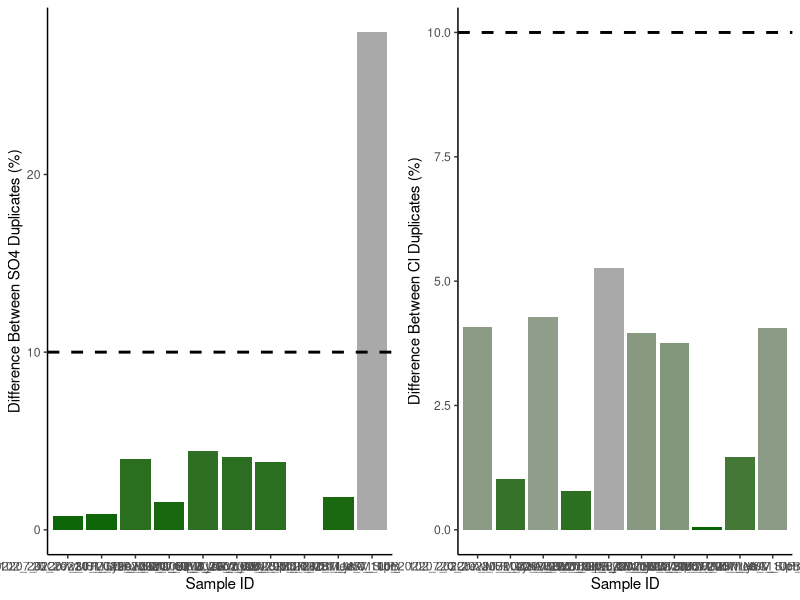
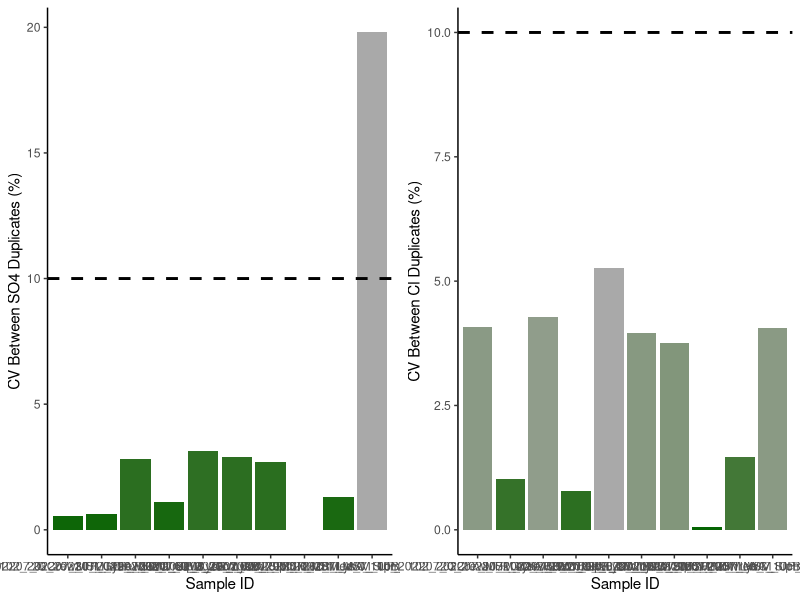
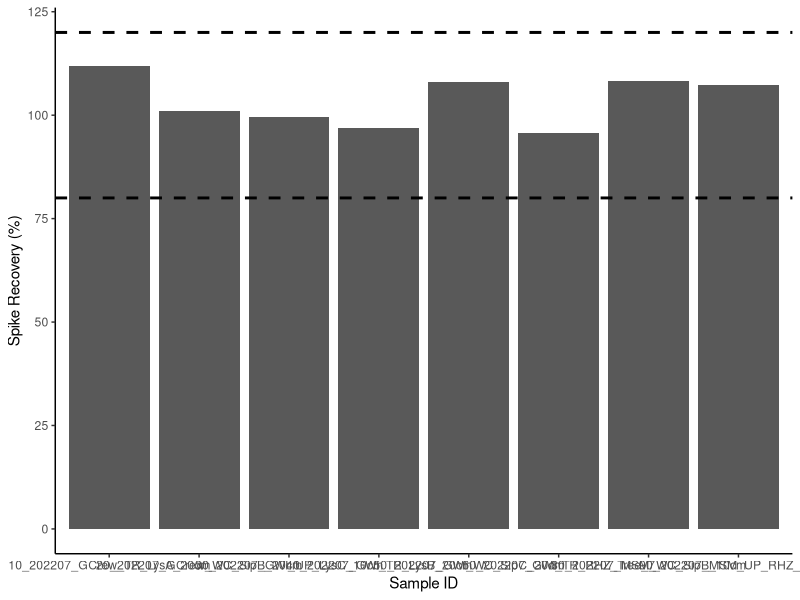

These figures' R source, in order: (Note: this script raises an error after producing the figures.)
## ---- chunk 1
knitr::opts_chunk$set(echo = TRUE)

## Load data.table package
library(data.table)
library(ggplot2)
library(dplyr)
library(data.table)
library(matrixStats)
library(gridExtra)
library(ggpubr)
library(grid)
library(stringr)
## ---- chunk 2
# SULFATE DATA: 

## Read in raw data file from Dionex - copied and saved as a txt
Sdat <- read.table("Raw Data/COMPASS_Synoptic_CB_MonMon_202207_SO4.txt",sep='\t' , header=T, skip=3)
head(Sdat)

## Only keep the columns that we need 
Sdat <- Sdat[ ,c(2,5)] # dont need this here 
head(Sdat)

## Name the columns correctly 
colnames(Sdat) <- c( "Sample_ID", "SO4_ppm")
Sdat$Sample_ID <- as.factor(Sdat$Sample_ID)
Sdat$SO4_ppm <- as.numeric(Sdat$SO4_ppm)
Sdat <- as.data.frame(Sdat)
head(Sdat)

#Chloride data 
## Read in raw data file from Dionex - copied and saved as a txt
Cldat <- read.table("Raw Data/COMPASS_Synoptic_CB_MonMon_202207_Cl.txt",sep='\t' , header=T, skip=3)
head(Cldat)

## Only keep the columns that we need 
Cldat <- Cldat[ ,c(2,5)]
head(Cldat)

## Name the columns correctly 
colnames(Cldat) <- c( "Sample_ID", "Cl_ppm")
Cldat$Sample_ID <- as.factor(Cldat$Sample_ID)
Cldat$Cl_ppm <- as.numeric(Cldat$Cl_ppm)
Cldat <- as.data.frame(Cldat)
head(Cldat) 


## Bring the data back together: 
all_dat <- merge(Sdat, Cldat, by="Sample_ID")
head(all_dat)

## Remove empty lines 
all_dat <- all_dat[!(is.na(all_dat$Sample_ID) | all_dat$Sample_ID==""), ]
head(all_dat)

all_dat <- droplevels(all_dat[!all_dat$Sample_ID == 'Lab Blank',])
head(all_dat)



## ---- chunk 3
stds <- all_dat[grepl("Standard", all_dat$Sample_ID),]
head(stds)


## ---- chunk 4
#remove standards from sample dataframe
sampledat <- all_dat[!grepl("Standard", all_dat$Sample_ID),]
head(sampledat)

# Constants needed for calculations: 
clmw <- 35.45     #molecular weight of Chloride: 35.45 
smw <- 32.06      #molecular weight of sulfur: 32.06


# Convert ppm to mmol/L
sampledat$SO4_mM <- (sampledat$SO4_ppm / smw)
sampledat$Cl_mM <- (sampledat$Cl_ppm / clmw)


# Calculate Salinity 
# calculated using the Knudsen equation 
# Salinity = 0.03 + 1.8050 * Chlorinity
# Ref: A Practical Handbook of Seawater Analysis by Strickland & Parsons (P. 11)
# =((1.807*Cl_ppm)+0.026)/1000
sampledat$salinity <- ((1.8070 * sampledat$Cl_ppm) + 0.026) / 1000


head(sampledat)
## ---- chunk 5
#Show me the data that we have from the calculations 
head(sampledat)

#pull out any rows that have "dup" in the SampleID column
dups <- sampledat %>%  
  filter(str_detect(Sample_ID, "dup"))      #have to change this to match data
head(dups)

#remove these from sample dataframe in a new dataframe
sampledat2 <- sampledat %>%  
  filter(!str_detect(Sample_ID, "dup")) %>%  
  filter(!str_detect(Sample_ID, "spk")) 
head(sampledat2)

#remove the dup from these IDs so we will have duplicate sample names
dups$Sample_ID<-gsub("_dup","",as.character(dups$Sample_ID))
dups <- dups[ ,-c(2,3)]
colnames(dups) <- c('Sample_ID', 'SO4_mM_dup', "Cl_mM_dup", "salinity_dup")
head(dups)

#put it back together with the old data set and look for duplicates 
QAdups <- merge(sampledat2, dups)
head(QAdups)

QAdups$SO4_dups_chk <- ((abs(QAdups$SO4_mM-QAdups$SO4_mM_dup))/((QAdups$SO4_mM+QAdups$SO4_mM_dup)/2))*100
QAdups$SO4_dups_flag <-  ifelse(QAdups$SO4_dups_chk <10, 'YES', 'NO, rerun')

QAdups$Cl_dups_chk <- ((abs(QAdups$Cl_mM-QAdups$Cl_mM_dup))/((QAdups$Cl_mM+QAdups$Cl_mM_dup)/2))*100
QAdups$Cl_dups_flag <-  ifelse(QAdups$Cl_dups_chk <10, 'YES', 'NO, rerun')

head(QAdups)

#plot dups output as a bar graph to easily check - want any over 10% to be red need to work on this 
Sdupsbar <- ggplot(data = QAdups, aes(x = Sample_ID, y = SO4_dups_chk, fill=SO4_dups_chk)) +
       geom_bar(stat = 'identity') + 
        scale_fill_gradient2(low='darkgreen', mid='darkgreen', high='darkgrey', space='Lab') + 
        theme_classic() + labs(x= "Sample ID", y="Difference Between SO4 Duplicates (%)") + 
        theme(legend.position="none") +  geom_hline(yintercept=10, linetype="dashed", 
                color = "black", size=1)


Cldupsbar <- ggplot(data = QAdups, aes(x = Sample_ID, y = Cl_dups_chk, fill=Cl_dups_chk)) +
       geom_bar(stat = 'identity') + 
        scale_fill_gradient2(low='darkgreen', mid='darkgreen', high='darkgrey', space='Lab') + 
        theme_classic() + labs(x= "Sample ID", y="Difference Between Cl Duplicates (%)") + 
        theme(legend.position="none") +  geom_hline(yintercept=10, linetype="dashed", 
                color = "black", size=1)

ggarrange(Sdupsbar, Cldupsbar,ncol=2, nrow=1)

#check for percent of no, reruns to see if it  would warrant reruns 
Perc_dups <- QAdups %>% 
  group_by(SO4_dups_flag) %>%
  summarise(S_no_rows = length(SO4_dups_flag)) 
Perc_dups1 <- QAdups %>% 
  group_by(Cl_dups_flag) %>%
  summarise(Cl_no_rows = length(Cl_dups_flag))
colnames(Perc_dups) <- c("Flag", "S_no_rows")
colnames(Perc_dups1) <- c("Flag", "Cl_no_rows")
Perc_dups2 <- cbind(Perc_dups, Perc_dups1)

Perc_dups2$Total <- length(QAdups$SO4_dups_flag)
Perc_dups2$S_Percent <- (Perc_dups2$S_no_rows / Perc_dups2$Total)*100
Perc_dups2$Cl_Percent <- (Perc_dups2$Cl_no_rows / Perc_dups2$Total)*100
head(Perc_dups2)


## ---- chunk 6
#the cv 
# calculate the sd bewteen the two duplicates then divide by the mean and multiply by 100 

df2 <- as.data.frame(QAdups$SO4_mM)
df2$dups <- QAdups$SO4_mM_dup

df2$sds <- apply(df2,1,sd)

QAdups$SO4_dups_cv <- (df2$sds)/((QAdups$SO4_mM+QAdups$SO4_mM_dup)/2) * 100
QAdups$SO4_dups_cv_flag <-  ifelse(QAdups$SO4_dups_cv <11, 'YES', 'NO, rerun')

head(QAdups)

#plot dups output as a bar graph to easily check - want any over 10% to be red need to work on this 
Sdupsbar <- ggplot(data = QAdups, aes(x = Sample_ID, y = SO4_dups_cv, fill=SO4_dups_chk)) +
       geom_bar(stat = 'identity') + 
        scale_fill_gradient2(low='darkgreen', mid='darkgreen', high='darkgrey', space='Lab') + 
        theme_classic() + labs(x= "Sample ID", y="CV Between SO4 Duplicates (%)") + 
        theme(legend.position="none") +  geom_hline(yintercept=10, linetype="dashed", 
                color = "black", size=1)


Cldupsbar <- ggplot(data = QAdups, aes(x = Sample_ID, y = Cl_dups_chk, fill=Cl_dups_chk)) +
       geom_bar(stat = 'identity') + 
        scale_fill_gradient2(low='darkgreen', mid='darkgreen', high='darkgrey', space='Lab') + 
        theme_classic() + labs(x= "Sample ID", y="CV Between Cl Duplicates (%)") + 
        theme(legend.position="none") +  geom_hline(yintercept=10, linetype="dashed", 
                color = "black", size=1)

ggarrange(Sdupsbar, Cldupsbar,ncol=2, nrow=1)

#check for percent of no, reruns to see if it  would warrant reruns 
Perc_dups <- QAdups %>% 
  group_by(SO4_dups_flag) %>%
  summarise(S_no_rows = length(SO4_dups_flag)) 
Perc_dups1 <- QAdups %>% 
  group_by(Cl_dups_flag) %>%
  summarise(Cl_no_rows = length(Cl_dups_flag))
colnames(Perc_dups) <- c("Flag", "S_no_rows")
colnames(Perc_dups1) <- c("Flag", "Cl_no_rows")
Perc_dups2 <- cbind(Perc_dups, Perc_dups1)

Perc_dups2$Total <- length(QAdups$SO4_dups_flag)
Perc_dups2$S_Percent <- (Perc_dups2$S_no_rows / Perc_dups2$Total)*100
Perc_dups2$Cl_Percent <- (Perc_dups2$Cl_no_rows / Perc_dups2$Total)*100
head(Perc_dups2)


## ---- chunk 7
#Show me the data that we have from the calculations 
head(sampledat)

#pull out any rows that have "spk" in the SampleID column
spks <- sampledat %>%  
  filter(str_detect(Sample_ID, "spk"))      #have to change this to match data
head(spks)

#remove the dup from these IDs so we will have duplicate sample names
spks$Sample_ID<-gsub("_spk","",as.character(spks$Sample_ID))
spks <- spks[ ,-c(2,3, 5,6)]
colnames(spks) <- c('Sample_ID', 'SO4_mM_spk')
head(spks)

#put it back together with the old data set and look for duplicates 
QAspks <- merge(sampledat, spks)
head(QAspks)

#now we need to calculate the spike concentration and calculate the spike recovery
spkconc <- (250/smw)    # in mM
spkvol <- 10             # in uL
spkvol <- spkvol/1000000 
#spike for these samples was 10uL of the 250mM standard
QAspks$SO4_spk_Conc <- (spkconc)*spkvol         # mmoles of SO4 
head(QAspks)

#need to determine dilution factors and initial amount of sample added
#if your samples are all the same dilution just use the first line 
#for Steph / COMPASS this depends on the site so... 
QAspks$Dilution <- 1
QAspks$Dilution <-  ifelse(str_detect(QAspks$Sample_ID, "MSM_UP"), 50, QAspks$Dilution)
QAspks$Dilution <-  ifelse(str_detect(QAspks$Sample_ID, "MSM_TR"), 50, QAspks$Dilution)
QAspks$Dilution <-  ifelse(str_detect(QAspks$Sample_ID, "MSM_WC"), 100, QAspks$Dilution)
QAspks$Dilution <-  ifelse(str_detect(QAspks$Sample_ID, "GCrew_UP"), 50, QAspks$Dilution)
QAspks$Dilution <-  ifelse(str_detect(QAspks$Sample_ID, "GCrew_TR"), 50, QAspks$Dilution)
QAspks$Dilution <-  ifelse(str_detect(QAspks$Sample_ID, "GCrew_WC"), 100, QAspks$Dilution)
QAspks$Dilution <-  ifelse(str_detect(QAspks$Sample_ID, "GWI_UP"), 100, QAspks$Dilution)
QAspks$Dilution <-  ifelse(str_detect(QAspks$Sample_ID, "GWI_TR"), 100, QAspks$Dilution)
QAspks$Dilution <-  ifelse(str_detect(QAspks$Sample_ID, "GWI_WC"), 200, QAspks$Dilution)
#QAspks$Dilution <-  ifelse(str_detect(QAspks$Sample_ID, "SWH_UP"), 100, QAspks$Dilution)
#QAspks$Dilution <-  ifelse(str_detect(QAspks$Sample_ID, "SWH_TR"), 100, QAspks$Dilution)
#QAspks$Dilution <-  ifelse(str_detect(QAspks$Sample_ID, "SWH_WC"), 100, QAspks$Dilution)

#Set Sample volumes in uL 
QAspks$SampleVol <- 1
QAspks$SampleVol <-  ifelse(str_detect(QAspks$Sample_ID, "MSM_UP"), 1501, QAspks$SampleVol)
QAspks$SampleVol <-  ifelse(str_detect(QAspks$Sample_ID, "MSM_TR"), 1501, QAspks$SampleVol)
QAspks$SampleVol <-  ifelse(str_detect(QAspks$Sample_ID, "MSM_WC"), 1475, QAspks$SampleVol)
QAspks$SampleVol <-  ifelse(str_detect(QAspks$Sample_ID, "GCrew_UP"), 1501, QAspks$SampleVol)
QAspks$SampleVol <-  ifelse(str_detect(QAspks$Sample_ID, "GCrew_TR"), 1501, QAspks$SampleVol)
QAspks$SampleVol <-  ifelse(str_detect(QAspks$Sample_ID, "GCrew_WC"), 1475, QAspks$SampleVol)
QAspks$SampleVol <-  ifelse(str_detect(QAspks$Sample_ID, "GWI_UP"), 1475, QAspks$SampleVol)
QAspks$SampleVol <-  ifelse(str_detect(QAspks$Sample_ID, "GWI_TR"), 1475, QAspks$SampleVol)
QAspks$SampleVol <-  ifelse(str_detect(QAspks$Sample_ID, "GWI_WC"), 1462, QAspks$SampleVol)
#QAspks$SampleVol <-  ifelse(str_detect(QAspks$Sample_ID, "SWH_UP"), 100, QAspks$SampleVol)
#QAspks$SampleVol <-  ifelse(str_detect(QAspks$Sample_ID, "SWH_TR"), 100, QAspks$SampleVol)
#QAspks$SampleVol <-  ifelse(str_detect(QAspks$Sample_ID, "SWH_WC"), 100, QAspks$SampleVol)

#change sample volume to L 
QAspks$SampleVol <- QAspks$SampleVol/1000000
head(QAspks)

#gives us the total SO4 in the sample in mmoles
QAspks$SO4_Total_unspkd <- (QAspks$SO4_mM/QAspks$Dilution)*(QAspks$SampleVol) 

##total SO4 in spiked sample in mmoles
QAspks$SO4_Total_spkd <- (QAspks$SO4_mM_spk/QAspks$Dilution)*(QAspks$SampleVol+spkvol) 

QAspks$SO4_expctd_spkd <-  (QAspks$SO4_Total_unspkd + QAspks$SO4_spk_Conc)
QAspks$spk_recovery <-    (QAspks$SO4_Total_spkd/QAspks$SO4_expctd_spkd)*100
QAspks$SO4_spks_flag <-  ifelse(QAspks$spk_recovery <=120 & QAspks$spk_recovery >=80 , 'YES', 'NO, rerun')  #fix 

head(QAspks)

#plot spk recoveries output as a bar graph to easily check - want any over 10% to be red need to work on this 
spksbar <- ggplot(data = QAspks, aes(x = Sample_ID, y = spk_recovery)) +
        geom_bar(stat = 'identity') + 
        scale_fill_manual(values=c("lightblue4")) + 
        theme_classic() + labs(x= "Sample ID", y="Spike Recovery (%)") + 
        theme(legend.position="none") +  
        geom_hline(yintercept=80, linetype="dashed", color = "black", size=1) + 
        geom_hline(yintercept=120, linetype="dashed", color = "black", size=1)

spksbar



#check for percent of no, reruns to see if it  would warrant reruns 
Perc_spks <- QAspks %>% 
  group_by(SO4_spks_flag) %>%
  summarise(no_rows = length(SO4_spks_flag)) 
Perc_spks$Total <- length(QAspks$SO4_spks_flag)
Perc_spks$Percent <- (Perc_spks$no_rows / Perc_spks$Total)*100
head(Perc_spks)

## ---- chunk 8
#for steph <- pull out identifiers of the sample names 
#pull the sample ID and separate it by the underscores 
IDs <- data.frame(do.call('rbind', strsplit(as.character(sampledat2$Sample_ID),'_',fixed=TRUE)))
colnames(IDs) <- c("Analysis_No" ,"Date","Site", "Zone", "Replicate", "Depth", "Tree_ID")
head(IDs)

#rejoin them to the dataframe
alldat <- cbind(IDs, sampledat2)
head(alldat)

## ---- chunk 9

write.csv(alldat, file="Processed Data/COMPASS_SynopticCB_PW_Processed_Cl_SO4_202207.csv")      #Change file name


